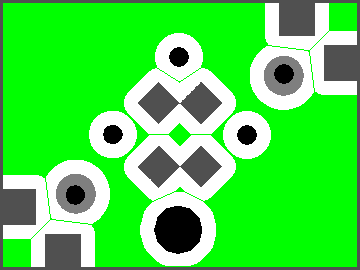
#> input picture External Scripts/Final/2greenMapEdited.bmp, 360 x 270 px
$ python pathDraw.py
#> lines starting #> are read from the running program, lines starting #| are printed output that depends on the picture
# from tkinter.filedialog import askopenfilename
from PIL import Image
# im=Image.open(askopenfilename(initialdir="C:\\Users\\Aureliony\\Desktop\\Cospace py progs",
	# title='LOAD BMP')).transpose(Image.FLIP_TOP_BOTTOM)
im=Image.open('2greenMapEdited.bmp')
#> im is the input picture: PIL image 360x270 RGB; mean R, G, B 77.1, 222.2, 77.1
pix=im.load()

xCoords=[];yCoords=[]
with open('path.txt','r') as f:
#> (reads External Scripts/Final/path.txt from the repository)
	for line in f:
		if line[0]!='(': break
		x,y=map(int,line.rstrip()[1:-1].split(','))
		xCoords.append(x)
		yCoords.append(y)

for i in range(len(xCoords)):
	pix[xCoords[i],yCoords[i]]=(255,0,0)

im.save('path.bmp')
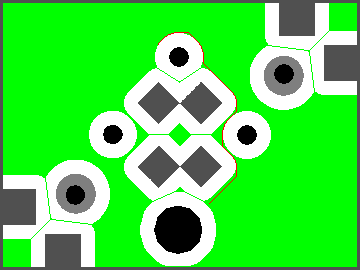
#> saved as path.bmp: PIL image 360x270 RGB; mean R, G, B 77.6, 221.7, 77.1
